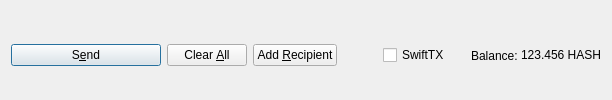
         <widget class="QFrame" name="frame_Send">
          <layout class="QHBoxLayout" name="horizontalLayout">
           <property name="bottomMargin">
            <number>0</number>
           </property>
           <item>
            <widget class="QPushButton" name="sendButton">
             <property name="minimumSize">
              <size>
               <width>150</width>
               <height>0</height>
              </size>
             </property>
             <property name="toolTip">
              <string>Confirm the send action</string>
             </property>
             <property name="text">
              <string>S&amp;end</string>
             </property>
             <property name="icon">
              <iconset resource="../hash.qrc">
               <normaloff>:/icons/send</normaloff>:/icons/send</iconset>
             </property>
             <property name="autoDefault">
              <bool>false</bool>
             </property>
             <property name="default">
              <bool>true</bool>
             </property>
            </widget>
           </item>
           <item>
            <widget class="QPushButton" name="clearButton">
             <property name="sizePolicy">
              <sizepolicy hsizetype="Minimum" vsizetype="Fixed">
               <horstretch>0</horstretch>
               <verstretch>0</verstretch>
              </sizepolicy>
             </property>
             <property name="toolTip">
              <string>Clear all fields of the form.</string>
             </property>
             <property name="text">
              <string>Clear &amp;All</string>
             </property>
             <property name="icon">
              <iconset resource="../hash.qrc">
               <normaloff>:/icons/remove</normaloff>:/icons/remove</iconset>
             </property>
             <property name="autoDefault">
              <bool>false</bool>
             </property>
            </widget>
           </item>
           <item>
            <widget class="QPushButton" name="addButton">
             <property name="toolTip">
              <string>Send to multiple recipients at once</string>
             </property>
             <property name="text">
              <string>Add &amp;Recipient</string>
             </property>
             <property name="icon">
              <iconset resource="../hash.qrc">
               <normaloff>:/icons/add</normaloff>:/icons/add</iconset>
             </property>
             <property name="autoDefault">
              <bool>false</bool>
             </property>
            </widget>
           </item>
           <item>
            <spacer name="horizontalSpacer">
             <property name="orientation">
              <enum>Qt::Horizontal</enum>
             </property>
             <property name="sizeHint" stdset="0">
              <size>
               <width>40</width>
               <height>20</height>
              </size>
             </property>
            </spacer>
           </item>
           <item>
            <layout class="QHBoxLayout" name="horizontalLayout_2">
             <property name="spacing">
              <number>3</number>
             </property>
             <item>
              <widget class="QCheckBox" name="checkSwiftTX">
               <property name="enabled">
                <bool>true</bool>
               </property>
               <property name="minimumSize">
                <size>
                 <width>85</width>
                 <height>0</height>
                </size>
               </property>
               <property name="text">
                <string>SwiftTX</string>
               </property>
              </widget>
             </item>
             <item>
              <widget class="QLabel" name="label">
               <property name="text">
                <string>Balance:</string>
               </property>
              </widget>
             </item>
             <item>
              <widget class="QLabel" name="labelBalance">
               <property name="sizePolicy">
                <sizepolicy hsizetype="Preferred" vsizetype="Fixed">
                 <horstretch>0</horstretch>
                 <verstretch>0</verstretch>
                </sizepolicy>
               </property>
               <property name="cursor">
                <cursorShape>IBeamCursor</cursorShape>
               </property>
               <property name="text">
                <string notr="true">123.456 HASH</string>
               </property>
               <property name="textInteractionFlags">
                <set>Qt::LinksAccessibleByMouse|Qt::TextSelectableByKeyboard|Qt::TextSelectableByMouse</set>
               </property>
              </widget>
             </item>
            </layout>
           </item>
          </layout>
         </widget>
